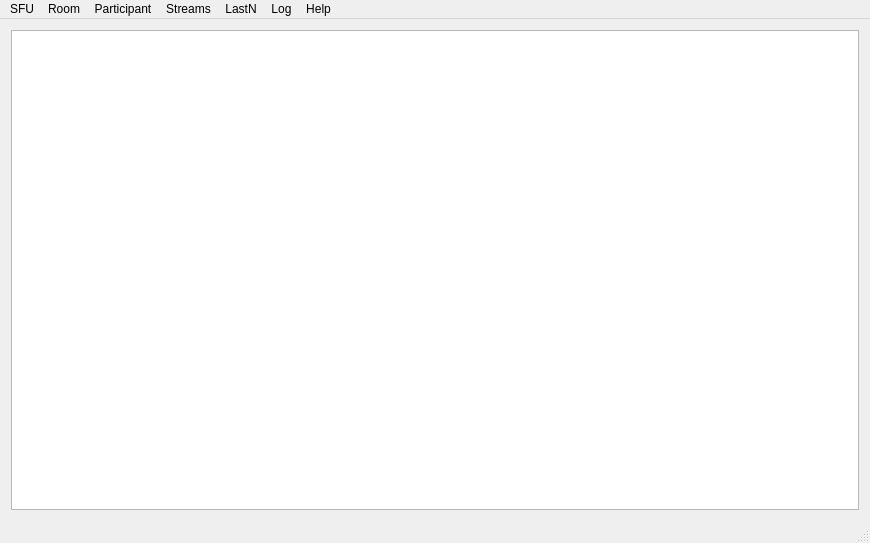
<?xml version="1.0" encoding="UTF-8"?>
<ui version="4.0">
 <class>MainWindow</class>
 <widget class="QMainWindow" name="MainWindow">
  <property name="geometry">
   <rect>
    <x>0</x>
    <y>0</y>
    <width>870</width>
    <height>543</height>
   </rect>
  </property>
  <property name="windowTitle">
   <string>MainWindow</string>
  </property>
  <widget class="QWidget" name="centralWidget">
   <layout class="QVBoxLayout" name="verticalLayout" stretch="5,1">
    <item>
     <layout class="QHBoxLayout" name="videoLayout" stretch="1,3">
      <item>
       <layout class="QVBoxLayout" name="smallVideosLayout"/>
      </item>
      <item>
       <layout class="QGridLayout" name="mainVideoLayout"/>
      </item>
     </layout>
    </item>
    <item>
     <widget class="QPlainTextEdit" name="logWindow">
      <property name="sizePolicy">
       <sizepolicy hsizetype="Expanding" vsizetype="Expanding">
        <horstretch>0</horstretch>
        <verstretch>0</verstretch>
       </sizepolicy>
      </property>
      <property name="verticalScrollBarPolicy">
       <enum>Qt::ScrollBarAsNeeded</enum>
      </property>
      <property name="readOnly">
       <bool>true</bool>
      </property>
     </widget>
    </item>
   </layout>
  </widget>
  <widget class="QMenuBar" name="menuBar">
   <property name="geometry">
    <rect>
     <x>0</x>
     <y>0</y>
     <width>870</width>
     <height>20</height>
    </rect>
   </property>
   <widget class="QMenu" name="menuDarkmatter_SFU_Client">
    <property name="title">
     <string>SFU</string>
    </property>
    <addaction name="actionConnect"/>
    <addaction name="actionDisconnect"/>
    <addaction name="actionExit"/>
   </widget>
   <widget class="QMenu" name="menuRoom">
    <property name="title">
     <string>Room</string>
    </property>
    <addaction name="actionCreateRoom"/>
    <addaction name="actionCreateAuditRoom"/>
    <addaction name="actionDestroyRoom"/>
   </widget>
   <widget class="QMenu" name="menuParticipant">
    <property name="title">
     <string>Participant</string>
    </property>
    <addaction name="actionJoinRoom"/>
    <addaction name="actionSeek"/>
    <addaction name="actionLimit"/>
    <addaction name="actionLeaveRoom"/>
   </widget>
   <widget class="QMenu" name="menuStreams">
    <property name="title">
     <string>Streams</string>
    </property>
    <addaction name="actionStreamCamera"/>
    <addaction name="actionStreamDesktop"/>
   </widget>
   <widget class="QMenu" name="menuLastN">
    <property name="title">
     <string>LastN</string>
    </property>
    <addaction name="actionLastNone"/>
    <addaction name="actionLastOne"/>
    <addaction name="actionLastTwo"/>
    <addaction name="actionLastFour"/>
    <addaction name="actionLastAll"/>
   </widget>
   <widget class="QMenu" name="menuLog">
    <property name="title">
     <string>Log</string>
    </property>
    <addaction name="actionClearLog"/>
    <addaction name="actionSaveLog"/>
   </widget>
   <widget class="QMenu" name="menuHelp">
    <property name="title">
     <string>Help</string>
    </property>
    <addaction name="actionAbout"/>
   </widget>
   <addaction name="menuDarkmatter_SFU_Client"/>
   <addaction name="menuRoom"/>
   <addaction name="menuParticipant"/>
   <addaction name="menuStreams"/>
   <addaction name="menuLastN"/>
   <addaction name="menuLog"/>
   <addaction name="menuHelp"/>
  </widget>
  <widget class="QStatusBar" name="statusBar"/>
  <action name="actionConnect">
   <property name="text">
    <string>Connect</string>
   </property>
  </action>
  <action name="actionDisconnect">
   <property name="text">
    <string>Disconnect</string>
   </property>
  </action>
  <action name="actionExit">
   <property name="text">
    <string>Exit</string>
   </property>
  </action>
  <action name="actionCreateRoom">
   <property name="text">
    <string> Create Room</string>
   </property>
  </action>
  <action name="actionCreateAuditRoom">
   <property name="text">
    <string>Create Audit Room</string>
   </property>
  </action>
  <action name="actionDestroyRoom">
   <property name="text">
    <string> Destroy Room</string>
   </property>
  </action>
  <action name="actionJoinRoom">
   <property name="text">
    <string>Join Room</string>
   </property>
   <property name="toolTip">
    <string> Join room</string>
   </property>
  </action>
  <action name="actionSeek">
   <property name="text">
    <string>Seek</string>
   </property>
  </action>
  <action name="actionLimit">
   <property name="text">
    <string>Limit</string>
   </property>
  </action>
  <action name="actionLeaveRoom">
   <property name="text">
    <string>Leave Room</string>
   </property>
   <property name="toolTip">
    <string> Leave room</string>
   </property>
  </action>
  <action name="actionStreamCamera">
   <property name="text">
    <string>Camera</string>
   </property>
  </action>
  <action name="actionStreamDesktop">
   <property name="text">
    <string>Desktop</string>
   </property>
  </action>
  <action name="actionLastNone">
   <property name="text">
    <string>None</string>
   </property>
  </action>
  <action name="actionLastOne">
   <property name="text">
    <string>1</string>
   </property>
  </action>
  <action name="actionLastTwo">
   <property name="text">
    <string>2</string>
   </property>
  </action>
  <action name="actionLastFour">
   <property name="text">
    <string>4</string>
   </property>
  </action>
  <action name="actionLastAll">
   <property name="text">
    <string>All</string>
   </property>
  </action>
  <action name="actionClearLog">
   <property name="text">
    <string>Clear Log</string>
   </property>
  </action>
  <action name="actionAbout">
   <property name="text">
    <string>About ...</string>
   </property>
  </action>
  <action name="actionSaveLog">
   <property name="text">
    <string>Save Log</string>
   </property>
  </action>
 </widget>
 <layoutdefault spacing="6" margin="11"/>
 <resources/>
 <connections/>
</ui>
